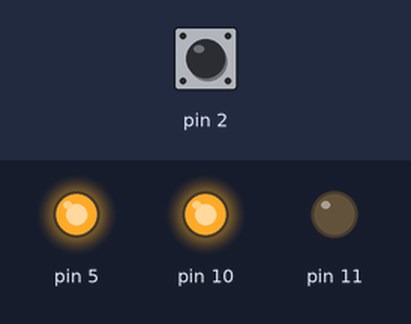
This sketch was run on a simulated Arduino Uno, built with avr-gcc and run on an emulated ATmega328P. Parts: output pins drawn as LEDs (lit = HIGH). The test bench sets the inputs (shaded band); at power-on: pin 2 HIGH. What the sketch prints to the serial monitor is not drawn.

Above: at 0.1 s.
Timing chart, 0 to 1.6 s (numbered marks = the images above):
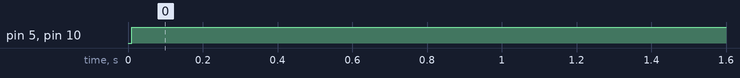

The sketch:

DC_Motor_Servo.ino
```cpp
#include <TimerOne.h>
double T, xung;
double tocdo, tocdodat;
double E, E1, E2;
double a, b, g, kp, ki, kd;
double Output, LastOutput;
void setup()
{
  pinMode(2, INPUT_PULLUP);
  pinMode(8, INPUT_PULLUP);
  pinMode(5, OUTPUT);
  pinMode(10, OUTPUT);
  pinMode(11, OUTPUT);
  tocdodat = 200; tocdo = 0;
  E = 0; E1 = 0; E2 = 0;
  Output = 0; LastOutput = 0;
  T = 0.01;
  kp = 5; ki = 0; kd = 0;
  Serial.begin(9600);
  attachInterrupt(0, demxung, FALLING);
  Timer1.initialize(10000);
  Timer1.attachInterrupt(pid);
}
void loop()
{
  for (int i = 1; i < 234; i++)
  {
    digitalWrite(10, HIGH);
    delayMicroseconds(500);
    digitalWrite(11, LOW);
    delayMicroseconds(500);
  }
  delay(1000);
  Serial.print("Toc do: ");
  Serial.println(tocdo);

}
void demxung()
{
  if (digitalRead(8) == LOW)
    xung++;
  else
    xung--;
}
void pid()
{
  tocdo = (xung/280)*(1/T)*60;
  xung = 0;
  E = tocdodat - tocdo;
  a = 2*T*kp + ki*T*T +2*kd;
  b = ki*T*T - 4*kd - 2*T*kp;
  g = 2*kd;
  Output = (a*E + b*E1 +g*E2 + 2*T*LastOutput) / (2*T);
  LastOutput = Output;
  E2 = E1;
  E1 = E;
  if (Output > 255)
    Output = 255;
  if (Output <0)
    Output = 0;
  if (Output >0)
  {
    analogWrite(5, Output);
    digitalWrite(10, HIGH);
    digitalWrite(11, LOW);
  }
  else
  {
    analogWrite(5, 0);
    digitalWrite(10, LOW);
    digitalWrite(11, LOW);
  }
}
```

Measured:
- by itself, pin 5: LOW → HIGH at 0.01 s
- by itself, pin 10: LOW → HIGH at 0.00 s
